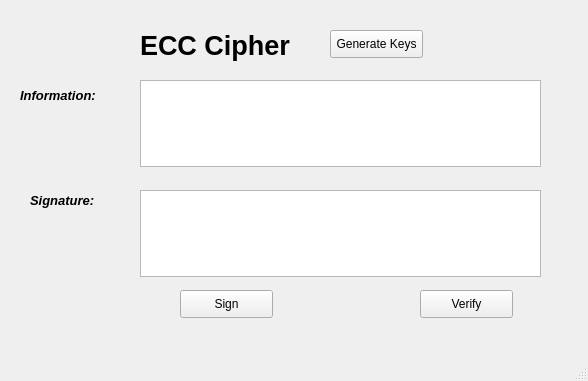
<?xml version="1.0" encoding="UTF-8"?>
<ui version="4.0">
 <class>MainWindow</class>
 <widget class="QMainWindow" name="MainWindow">
  <property name="geometry">
   <rect>
    <x>0</x>
    <y>0</y>
    <width>588</width>
    <height>381</height>
   </rect>
  </property>
  <property name="windowTitle">
   <string>ECC CIPHER - ecc.ui</string>
  </property>
  <widget class="QWidget" name="centralwidget">
   <widget class="QLabel" name="label">
    <property name="geometry">
     <rect>
      <x>140</x>
      <y>20</y>
      <width>231</width>
      <height>51</height>
     </rect>
    </property>
    <property name="text">
     <string>&lt;html&gt;&lt;head/&gt;&lt;body&gt;&lt;p&gt;&lt;span style=&quot; font-size:20pt; font-weight:600;&quot;&gt;ECC Cipher&lt;/span&gt;&lt;/p&gt;&lt;/body&gt;&lt;/html&gt;</string>
    </property>
   </widget>
   <widget class="QTextEdit" name="signature_txt">
    <property name="geometry">
     <rect>
      <x>140</x>
      <y>190</y>
      <width>401</width>
      <height>87</height>
     </rect>
    </property>
   </widget>
   <widget class="QPushButton" name="Verify_btn">
    <property name="geometry">
     <rect>
      <x>420</x>
      <y>290</y>
      <width>93</width>
      <height>28</height>
     </rect>
    </property>
    <property name="text">
     <string>Verify</string>
    </property>
   </widget>
   <widget class="QLabel" name="label_3">
    <property name="geometry">
     <rect>
      <x>20</x>
      <y>80</y>
      <width>111</width>
      <height>31</height>
     </rect>
    </property>
    <property name="frameShadow">
     <enum>QFrame::Plain</enum>
    </property>
    <property name="lineWidth">
     <number>0</number>
    </property>
    <property name="text">
     <string>&lt;html&gt;&lt;head/&gt;&lt;body&gt;&lt;p&gt;&lt;span style=&quot; font-size:10pt; font-weight:600; font-style:italic;&quot;&gt;Information:&lt;/span&gt;&lt;/p&gt;&lt;/body&gt;&lt;/html&gt;</string>
    </property>
   </widget>
   <widget class="QPushButton" name="sign_btn">
    <property name="geometry">
     <rect>
      <x>180</x>
      <y>290</y>
      <width>93</width>
      <height>28</height>
     </rect>
    </property>
    <property name="text">
     <string>Sign</string>
    </property>
   </widget>
   <widget class="QLabel" name="label_5">
    <property name="geometry">
     <rect>
      <x>30</x>
      <y>190</y>
      <width>111</width>
      <height>21</height>
     </rect>
    </property>
    <property name="text">
     <string>&lt;html&gt;&lt;head/&gt;&lt;body&gt;&lt;p&gt;&lt;span style=&quot; font-size:10pt; font-weight:600; font-style:italic;&quot;&gt;Signature:&lt;/span&gt;&lt;/p&gt;&lt;/body&gt;&lt;/html&gt;</string>
    </property>
   </widget>
   <widget class="QTextEdit" name="information_txt">
    <property name="geometry">
     <rect>
      <x>140</x>
      <y>80</y>
      <width>401</width>
      <height>87</height>
     </rect>
    </property>
   </widget>
   <widget class="QPushButton" name="generateKeys_btn">
    <property name="geometry">
     <rect>
      <x>330</x>
      <y>30</y>
      <width>93</width>
      <height>28</height>
     </rect>
    </property>
    <property name="text">
     <string>Generate Keys</string>
    </property>
   </widget>
  </widget>
  <widget class="QMenuBar" name="menubar">
   <property name="geometry">
    <rect>
     <x>0</x>
     <y>0</y>
     <width>588</width>
     <height>21</height>
    </rect>
   </property>
  </widget>
  <widget class="QStatusBar" name="statusbar"/>
 </widget>
 <resources/>
 <connections/>
</ui>
